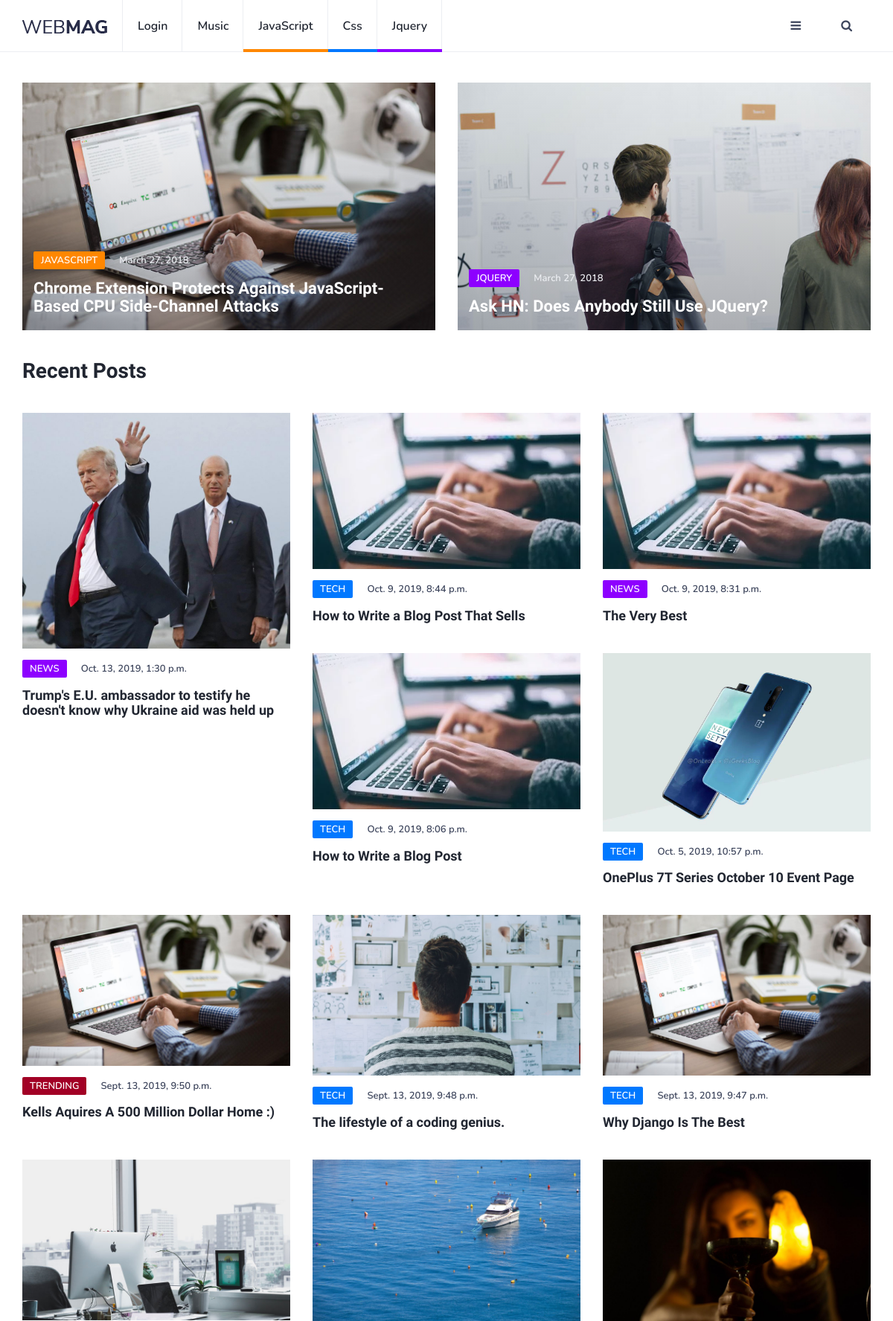
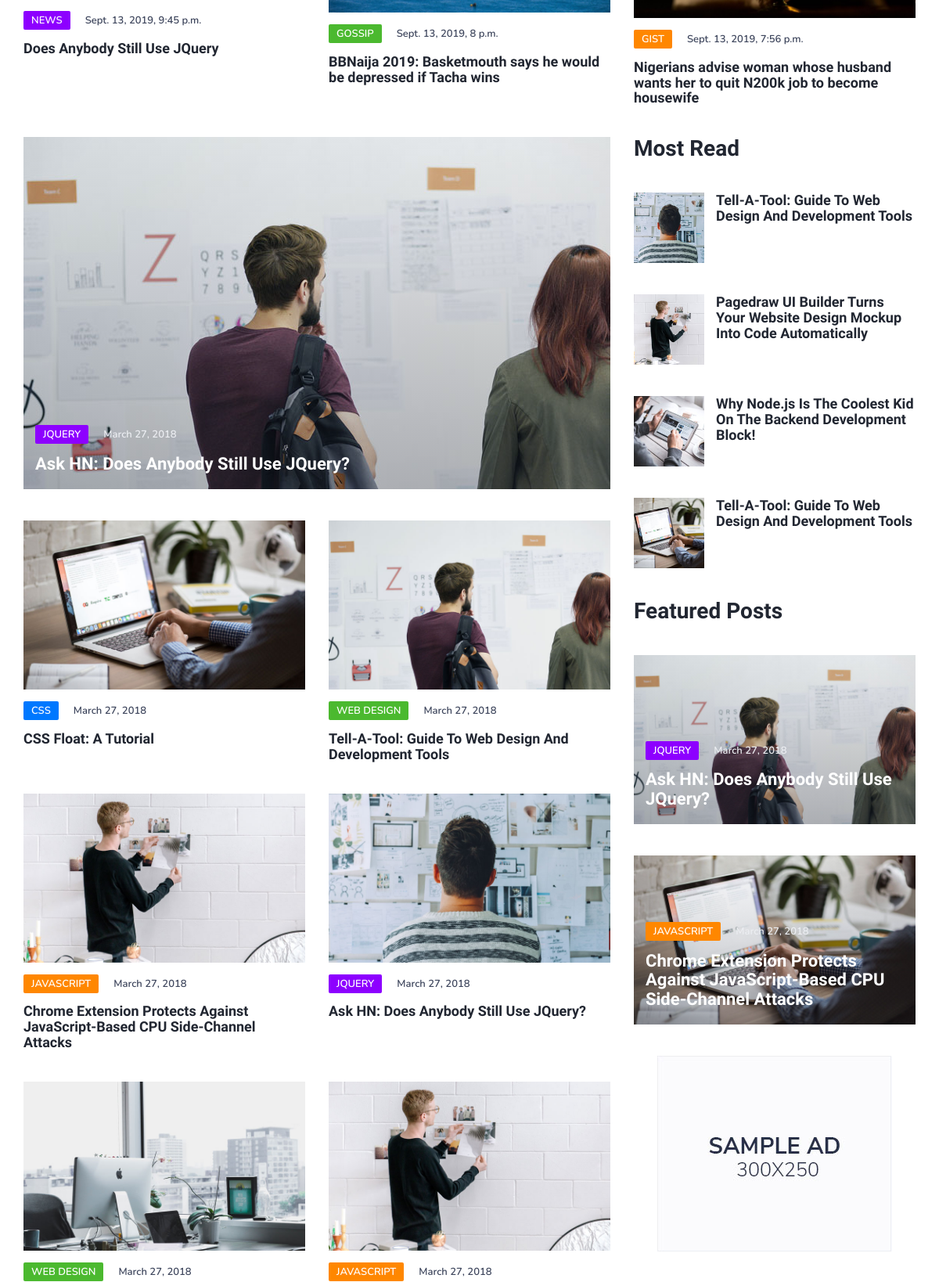
Page /post/ (upper part) on the committed database (2 pictures, top to bottom).
### blog/models.py (models this page shows, shortened)
class Post(models.Model):
    title = models.CharField(max_length=100)
    content = models.TextField()
    date_posted = models.DateTimeField(default=timezone.now)
    author = models.ForeignKey(User, on_delete=models.CASCADE)
    slug = models.SlugField(max_length=200, unique=True, null=True, blank=True)
    image = models.ImageField(upload_to=image_upload, null=True, blank=True, default='default.jpg')
    image_2 = models.ImageField(upload_to=image_upload, null=True, blank=True)
    category = models.ForeignKey(Hashtag, on_delete=models.CASCADE, null=True, blank=True)
    display_comment = models.BooleanField(default=True)

class Hashtag(models.Model):
    name = models.CharField(max_length=50, unique=True)
    slug = models.SlugField(max_length=100, unique=True, null=True, blank=True)
    def __str__(self):
        return self.name

### blog/views.py (the view)
# urls.py: path('', views.post_list, name='blog-home'),
def post_list(request):
    posts = Post.objects.all().order_by('-date_posted')
    side_posts = posts[:3]
    context = {
        'posts': posts,
        'side_posts': side_posts
    }
    return render(request, 'blog/home.html', context)

### blog/templates/blog/home.html (shortened to what this page needs)
{% extends "blog/base.html" %}
{% load static %}
{% block content %}
	</header>
		<div class="section">
			<div class="container">
				<div class="row">
					<div class="col-md-6">
						<div class="post post-thumb">
							<a class="post-img" href="blog-post.html"><img src="{% static 'blog/img/post-1.jpg' %}" alt=""></a>
							<div class="post-body">
								<div class="post-meta">
									<a class="post-category cat-2" href="category.html">JavaScript</a>
									<span class="post-date">March 27, 2018</span>
								</div>
								<h3 class="post-title"><a href="blog-post.html">Chrome Extension Protects Against JavaScript-Based CPU Side-Channel Attacks</a></h3>
							</div>
						</div>
					</div>
					<div class="col-md-6">
						<div class="post post-thumb">
							<a class="post-img" href="blog-post.html"><img src="./img/post-2.jpg" alt=""></a>
							<div class="post-body">
								<div class="post-meta">
									<a class="post-category cat-3" href="category.html">Jquery</a>
									<span class="post-date">March 27, 2018</span>
								</div>
								<h3 class="post-title"><a href="blog-post.html">Ask HN: Does Anybody Still Use JQuery?</a></h3>
							</div>
						</div>
					</div>
				</div>
				<div class="row">
					<div class="col-md-12">
						<div class="section-title">
							<h2>Recent Posts</h2>
						</div>
					</div>
					{% for post in posts %}
					<div class="col-md-4">
						<div class="post">
							<a class="post-img" href="{% url 'post-detail' post.slug %}"><img src="{{ post.image.url }}" alt=""></a>
							<div class="post-body">
								<div class="post-meta">
                                    <a href="{% url 'category-list' post.category.slug %}" class="post-category cat-{{ post.category.id }}">{{ post.category }}</a>
									<span class="post-date">{{ post.date_posted }}</span>
								</div>
								<h3 class="post-title"><a href="{% url 'post-detail' post.slug %}">{{ post.title }}</a></h3>
							</div>
						</div>
					</div>
					{%  endfor %}
				</div>
				<div class="row">
					<div class="col-md-8">
						<div class="row">
							<div class="col-md-12">
								<div class="post post-thumb">
									<a class="post-img" href="blog-post.html"><img src="./img/post-2.jpg" alt=""></a>
									<div class="post-body">
										<div class="post-meta">
											<a class="post-category cat-3" href="category.html">Jquery</a>
											<span class="post-date">March 27, 2018</span>
										</div>
										<h3 class="post-title"><a href="blog-post.html">Ask HN: Does Anybody Still Use JQuery?</a></h3>
									</div>
								</div>
							</div>
							<div class="col-md-6">
								<div class="post">
									<a class="post-img" href="blog-post.html"><img src="./img/post-1.jpg" alt=""></a>
									<div class="post-body">
										<div class="post-meta">
											<a class="post-category cat-4" href="category.html">Css</a>
											<span class="post-date">March 27, 2018</span>
										</div>
										<h3 class="post-title"><a href="blog-post.html">CSS Float: A Tutorial</a></h3>
									</div>
								</div>
							</div>
							<div class="col-md-6">
								<div class="post">
									<a class="post-img" href="blog-post.html"><img src="./img/post-2.jpg" alt=""></a>
									<div class="post-body">
										<div class="post-meta">
											<a class="post-category cat-1" href="category.html">Web Design</a>
											<span class="post-date">March 27, 2018</span>
										</div>
										<h3 class="post-title"><a href="blog-post.html">Tell-A-Tool: Guide To Web Design And Development Tools</a></h3>
									</div>
								</div>
							</div>
							<div class="col-md-6">
								<div class="post">
									<a class="post-img" href="blog-post.html"><img src="./img/post-4.jpg" alt=""></a>
									<div class="post-body">
										<div class="post-meta">
											<a class="post-category cat-2" href="category.html">JavaScript</a>
											<span class="post-date">March 27, 2018</span>
										</div>
										<h3 class="post-title"><a href="blog-post.html">Chrome Extension Protects Against JavaScript-Based CPU Side-Channel Attacks</a></h3>
									</div>
								</div>
							</div>
							<div class="col-md-6">
								<div class="post">
									<a class="post-img" href="blog-post.html"><img src="./img/post-5.jpg" alt=""></a>
									<div class="post-body">
										<div class="post-meta">
											<a class="post-category cat-3" href="category.html">Jquery</a>
											<span class="post-date">March 27, 2018</span>
										</div>
										<h3 class="post-title"><a href="blog-post.html">Ask HN: Does Anybody Still Use JQuery?</a></h3>
									</div>
								</div>
							</div>
							<div class="clearfix visible-md visible-lg"></div>
							<div class="col-md-6">
								<div class="post">
									<a class="post-img" href="blog-post.html"><img src="./img/post-3.jpg" alt=""></a>
									<div class="post-body">
										<div class="post-meta">
											<a class="post-category cat-1" href="category.html">Web Design</a>
											<span class="post-date">March 27, 2018</span>
										</div>
									</div>
								</div>
							</div>
							<div class="col-md-6">
								<div class="post">
									<a class="post-img" href="blog-post.html"><img src="./img/post-4.jpg" alt=""></a>
									<div class="post-body">
										<div class="post-meta">
											<a class="post-category cat-2" href="category.html">JavaScript</a>
											<span class="post-date">March 27, 2018</span>
										</div>
									</div>
								</div>
							</div>
						</div>
					</div>
					<div class="col-md-4">
						<div class="aside-widget">
							<div class="section-title">
								<h2>Most Read</h2>
							</div>
							<div class="post post-widget">
								<a class="post-img" href="blog-post.html"><img src="./img/widget-1.jpg" alt=""></a>
								<div class="post-body">
									<h3 class="post-title"><a href="blog-post.html">Tell-A-Tool: Guide To Web Design And Development Tools</a></h3>
								</div>
							</div>
							<div class="post post-widget">
								<a class="post-img" href="blog-post.html"><img src="./img/widget-2.jpg" alt=""></a>
								<div class="post-body">
									<h3 class="post-title"><a href="blog-post.html">Pagedraw UI Builder Turns Your Website Design Mockup Into Code Automatically</a></h3>
								</div>
							</div>
							<div class="post post-widget">
								<a class="post-img" href="blog-post.html"><img src="{% static 'blog/img/widget-3.jpg' %}" alt=""></a>
								<div class="post-body">
									<h3 class="post-title"><a href="blog-post.html">Why Node.js Is The Coolest Kid On The Backend Development Block!</a></h3>
								</div>
							</div>
							<div class="post post-widget">
								<a class="post-img" href="blog-post.html"><img src="./img/widget-4.jpg" alt=""></a>
								<div class="post-body">
									<h3 class="post-title"><a href="blog-post.html">Tell-A-Tool: Guide To Web Design And Development Tools</a></h3>
								</div>
							</div>
						</div>
						<div class="aside-widget">
							<div class="section-title">
								<h2>Featured Posts</h2>
							</div>
							<div class="post post-thumb">
								<a class="post-img" href="blog-post.html"><img src="./img/post-2.jpg" alt=""></a>
								<div class="post-body">
									<div class="post-meta">
										<a class="post-category cat-3" href="category.html">Jquery</a>
										<span class="post-date">March 27, 2018</span>
									</div>
									<h3 class="post-title"><a href="blog-post.html">Ask HN: Does Anybody Still Use JQuery?</a></h3>
								</div>
							</div>
							<div class="post post-thumb">
								<a class="post-img" href="blog-post.html"><img src="./img/post-1.jpg" alt=""></a>
								<div class="post-body">
									<div class="post-meta">
										<a class="post-category cat-2" href="category.html">JavaScript</a>
										<span class="post-date">March 27, 2018</span>
									</div>
									<h3 class="post-title"><a href="blog-post.html">Chrome Extension Protects Against JavaScript-Based CPU Side-Channel Attacks</a></h3>
								</div>
							</div>
						</div>
						<div class="aside-widget text-center">
							<a href="#" style="display: inline-block;margin: auto;">
								<img class="img-responsive" src="./img/ad-1.jpg" alt="">
							</a>
						</div>
					</div>
				</div>
			</div>
		</div>
{% endblock content %}

### blog/static/blog/css/style.css (style rules this page uses)
body { font-family: 'Nunito', sans-serif; font-size: 16px; font-weight: 300; color: #3d455c; margin: 0; padding: 0; overflow-x: hidden; }
h1, h2, h3, h4, h5, h6 { font-family: 'Nunito Sans', sans-serif; font-weight: 700; color: #212631; margin: 0px 0px 15px; }
h2 { font-size: 28px; }
h3 { font-size: 23px; }
a { font-weight: 600; color: #212631; text-decoration: none; }
.section { padding-top: 40px; }
.section .section-title { margin-bottom: 40px; }
.section .section-title h2 { text-transform: capitalize; font-size: 28px; }
.post { margin-bottom: 40px; }
.post .post-img { display: block; -webkit-transition: 0.2s opacity; transition: 0.2s opacity; }
.post .post-img > img { width: 100%; }
.post .post-meta { margin-top: 15px; margin-bottom: 15px; }
.post-meta .post-category { font-size: 13px; text-transform: uppercase; padding: 3px 10px; font-weight: 600; border-radius: 2px; margin-right: 15px; color: #FFF; background-color: #212631; -webkit-transition: 0.2s opacity; transition: 0.2s opacity; }
.post-meta .post-category.cat-1 { background-color: #4BB92F; }
.post-meta .post-category.cat-2 { background-color: #ff8700; }
.post-meta .post-category.cat-3 { background-color: #8d00ff; }
.post-meta .post-category.cat-4 { background-color: #0078ff; }
.post-meta .post-category.cat-5 { background-color: #a20025; }
.post-meta .post-date { font-size: 13px; font-weight: 600; }
.post .post-title { font-size: 18px; margin-bottom: 0px; }
.post.post-thumb { position: relative; }
.post.post-thumb .post-img:after { content: ''; position: absolute; left: 0; right: 0; bottom: 0; top: 0; background: -webkit-gradient(linear, left bottom, left top, from(rgba(33, 38, 49, 0.3)), to(transparent)); background: linear-gradient(to top, rgba(33, 38, 49, 0.3) 0%, transparent 100%); }
.post.post-thumb .post-body { position: absolute; bottom: 0px; padding: 20px 15px; }
.post.post-thumb .post-meta .post-date { color: #eceef2; }
.post.post-thumb .post-title { font-size: 22px; }
.post.post-thumb .post-title > a { color: #FFF; }
.post.post-widget:after { content: ''; display: block; clear: both; }
.post.post-widget .post-img { width: 90px; float: left; margin-right: 15px; }
.post.post-widget .post-img img { width: 100%; }
.post.post-widget .post-title { font-size: 18px; }
.aside-widget { margin-bottom: 40px; }

### rows in the picture
Post: image (picture), category "NEWS", date_posted "Oct. 13, 2019, 1:30 p.m.", title "Trump's E.U. ambassador to testify he doesn't know why Ukraine aid was held up"
Post: image (picture), category "TECH", date_posted "Oct. 9, 2019, 8:44 p.m.", title "How to Write a Blog Post That Sells"
Post: image (picture), category "NEWS", date_posted "Oct. 9, 2019, 8:31 p.m.", title "The Very Best"
Post: image (picture), category "TECH", date_posted "Oct. 9, 2019, 8:06 p.m.", title "How to Write a Blog Post"
Post: image (picture), category "TECH", date_posted "Oct. 5, 2019, 10:57 p.m.", title "OnePlus 7T Series October 10 Event Page"
Post: image (picture), category "TRENDING", date_posted "Sept. 13, 2019, 9:50 p.m.", title "Kells Aquires A 500 Million Dollar Home :)"
Post: image (picture), category "TECH", date_posted "Sept. 13, 2019, 9:48 p.m.", title "The lifestyle of a coding genius."
Post: image (picture), category "TECH", date_posted "Sept. 13, 2019, 9:47 p.m.", title "Why Django Is The Best"
Post: image (picture), category "NEWS", date_posted "Sept. 13, 2019, 9:45 p.m.", title "Does Anybody Still Use JQuery"
Post: image (picture), category "GOSSIP", date_posted "Sept. 13, 2019, 8 p.m.", title "BBNaija 2019: Basketmouth says he would be depressed if Tacha wins"
Post: image (picture), category "GIST", date_posted "Sept. 13, 2019, 7:56 p.m.", title "Nigerians advise woman whose husband wants her to quit N200k job to become housewife"
